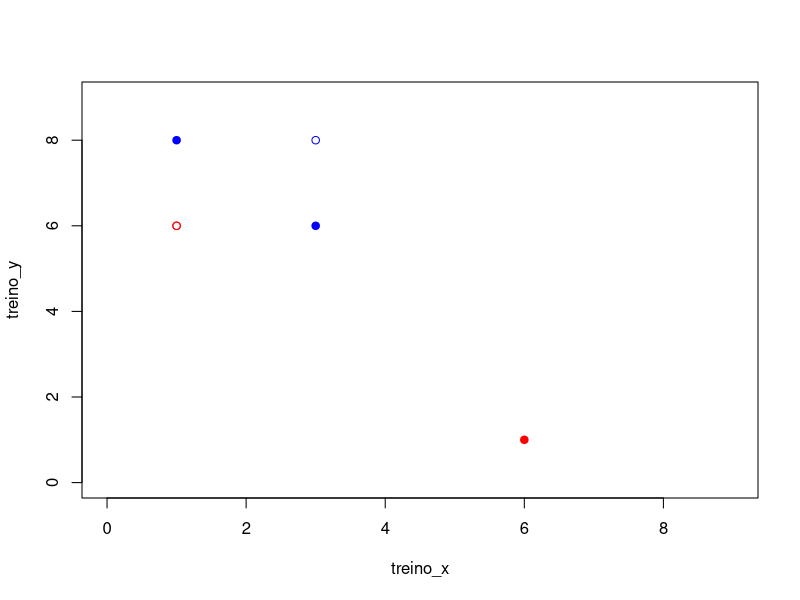

This figure's R source:
treino_x = c(1,3,1)
treino_y = c(6,8,6)

teste_x = c(1,6,3)
teste_y = c(8,1,6)

# cria gráfico do conjunto de treino usando pontos vazados
plot(treino_x, treino_y, col = c('red', 'blue', 'red'), xlim=c(0,9), ylim=c(0,9))
# adiciona os pontos do conjunto de teste utilizando pontos cheios
points(teste_x, teste_y, col = c('blue', 'red', 'blue'), pch=19)
